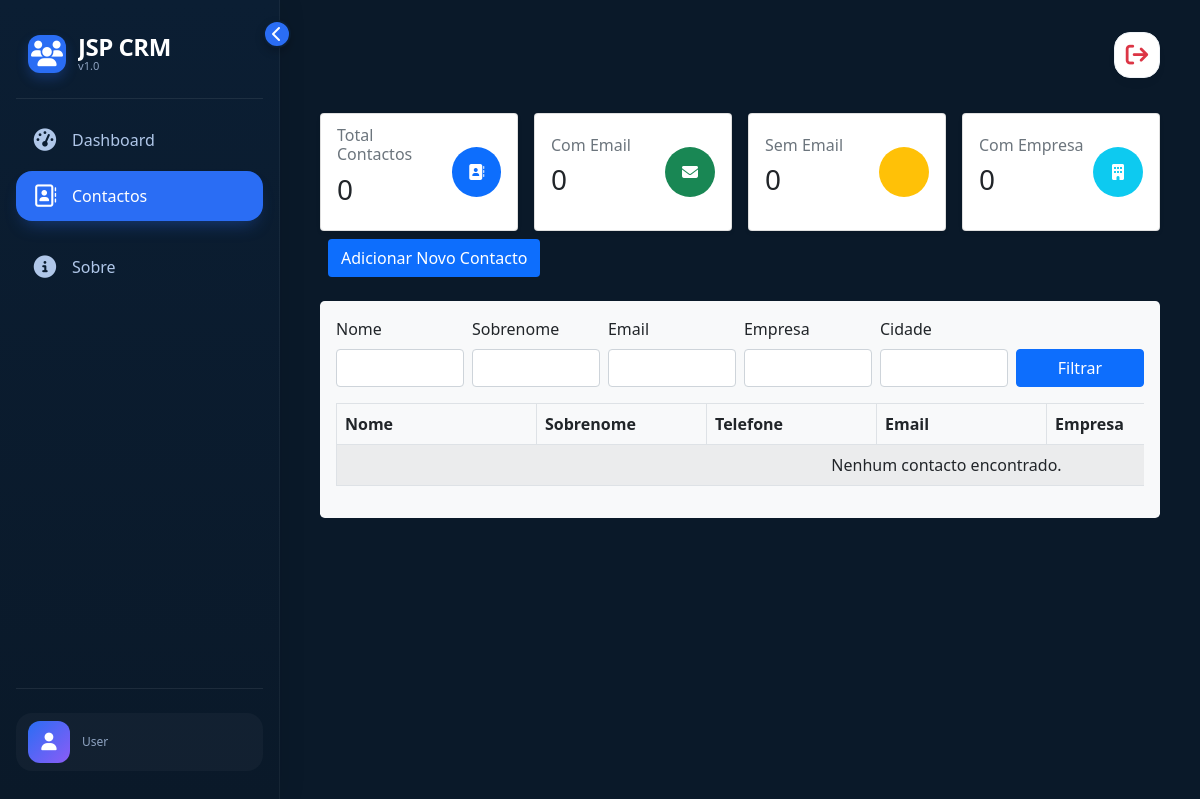
Before: /pt/contactos/list/ with the older database file.
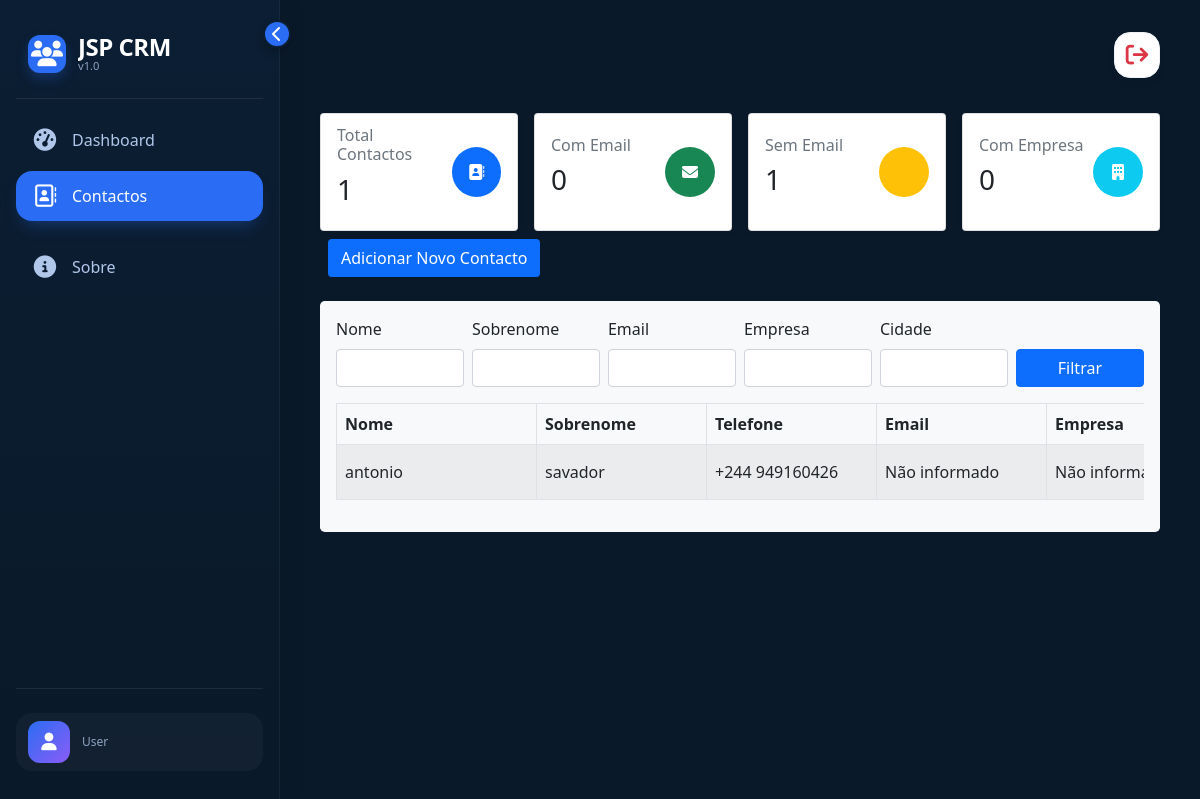
After: the same page with the newer database file.
### contacts/models.py (models this page shows, shortened)
class Contact(models.Model):
    name = models.CharField(max_length=100)
    surname = models.CharField(max_length=100)
    phone = models.CharField(max_length=20)
    email = models.EmailField(max_length=100, null=True, blank=True)
    company = models.EmailField(max_length=100, null=True, blank=True)
    job_title = models.CharField(max_length=100, null=True, blank=True)
    address = models.TextField(max_length=100, null=True, blank=True)
    city = models.CharField(max_length=100, null=True, blank=True)
    state = models.CharField(max_length=100, null=True, blank=True)
    country = models.CharField(max_length=100, null=True, blank=True)
    postal_code = models.CharField(max_length=100, null=True, blank=True)
    assigned_to = models.ForeignKey(
        User, on_delete=models.DO_NOTHING, related_name="cliente"
    )
    created_by = models.ForeignKey(
        User, on_delete=models.DO_NOTHING, related_name="clientes"
    )
    created_at = models.DateTimeField(auto_now_add=True)
    updated_at = models.DateTimeField(auto_now_add=True)

### contacts/views.py (the view)
# urls.py: path("list/", views.list_contacts, name="list"),
def list_contacts(request):
    contacts_qs = Contact.objects.all()
    contact_filter = ContactFilter(request.GET, queryset=contacts_qs)
    filtered_contacts = contact_filter.qs
    form = ContactForm()
    context = {
        'form': form,
        'contactos': filtered_contacts,
        'filter': contact_filter,
        'contacts_count': filtered_contacts.count(),
        'contacts_with_email': filtered_contacts.filter(email__isnull=False).exclude(email='').count(),
        'contacts_without_email': filtered_contacts.filter(Q(email__isnull=True) | Q(email='')).count(),
        'contacts_with_company': filtered_contacts.filter(company__isnull=False).exclude(company='').count(),
    }
    return render(request, 'list_contacts.html', context)

### contacts/form.py
class ContactForm(forms.ModelForm):
    class Meta:
        model = Contact
        fields = "__all__"

### contacts/templates/list_contacts.html (shortened to what this page needs)
{% extends "base.html" %}
{% load i18n %}
{% block contact_page %}active{% endblock contact_page %}
{% block content %}
 <section>
    <div class="row g-3">
        <div class="col-12 col-md-6 col-lg-3">
            <div class="card shadow-sm h-100">
                <div class="card-body d-flex justify-content-between align-items-center">
                    <div>
                        <h6 class="card-subtitle text-muted">{% trans 'Total Contactos' %}</h6>
                        <h3 class="card-title mt-2">{{ contacts_count }}</h3>
                    </div>
                    <div class="bg-primary text-white rounded-circle d-flex justify-content-center align-items-center" style="width: 50px; height: 50px;">
                        <i class="fa-solid fa-address-book"></i>
                    </div>
                </div>
            </div>
        </div>
        <div class="col-12 col-md-6 col-lg-3">
            <div class="card shadow-sm h-100">
                <div class="card-body d-flex justify-content-between align-items-center">
                    <div>
                        <h6 class="card-subtitle text-muted">{% trans 'Com Email' %}</h6>
                        <h3 class="card-title mt-2">{{ contacts_with_email }}</h3>
                    </div>
                    <div class="bg-success text-white rounded-circle d-flex justify-content-center align-items-center" style="width: 50px; height: 50px;">
                        <i class="fa-solid fa-envelope"></i>
                    </div>
                </div>
            </div>
        </div>
        <div class="col-12 col-md-6 col-lg-3">
            <div class="card shadow-sm h-100">
                <div class="card-body d-flex justify-content-between align-items-center">
                    <div>
                        <h6 class="card-subtitle text-muted">{% trans 'Sem Email' %}</h6>
                        <h3 class="card-title mt-2">{{ contacts_without_email }}</h3>
                    </div>
                    <div class="bg-warning text-white rounded-circle d-flex justify-content-center align-items-center" style="width: 50px; height: 50px;">
                    </div>
                </div>
            </div>
        </div>
        <div class="col-12 col-md-6 col-lg-3">
            <div class="card shadow-sm h-100">
                <div class="card-body d-flex justify-content-between align-items-center">
                    <div>
                        <h6 class="card-subtitle text-muted">{% trans 'Com Empresa' %}</h6>
                        <h3 class="card-title mt-2">{{ contacts_with_company }}</h3>
                    </div>
                    <div class="bg-info text-white rounded-circle d-flex justify-content-center align-items-center" style="width: 50px; height: 50px;">
                        <i class="fa-solid fa-building"></i>
                    </div>
                </div>
            </div>
        </div>
    </div>
    <div class="p-2">
        <button class="btn bg-primary text-white">{% trans 'Adicionar Novo Contacto' %}</button>
    </div>
 </section>
<section class='bg-light rounded-3 mt-3 p-3'>
    <form method="get" class="row g-2 mb-3">
        <div class="col-md-2">
            <label class="form-label">{{ filter.form.name.label }}</label>
            {{ filter.form.name }}
        </div>
        <div class="col-md-2">
            <label class="form-label">{{ filter.form.surname.label }}</label>
            {{ filter.form.surname }}
        </div>
        <div class="col-md-2">
            <label class="form-label">{{ filter.form.email.label }}</label>
            {{ filter.form.email }}
        </div>
        <div class="col-md-2">
            <label class="form-label">{{ filter.form.company.label }}</label>
            {{ filter.form.company }}
        </div>
        <div class="col-md-2">
            <label class="form-label">{{ filter.form.city.label }}</label>
            {{ filter.form.city }}
        </div>
        <div class="col-md-2 d-flex align-items-end">
            <button type="submit" class="btn btn-primary w-100">{% trans 'Filtrar' %}</button>
        </div>
    </form>
    <div class="table-responsive">
        <table class="table table-striped table-bordered align-middle contacts-table">
            <thead>
                <tr>
                    <th>{% trans 'Nome' %}</th>
                    <th>{% trans 'Sobrenome' %}</th>
                    <th>{% trans 'Telefone' %}</th>
                    <th>{% trans 'Email' %}</th>
                    <th>{% trans 'Empresa' %}</th>
                </tr>
            </thead>
            <tbody>
{% for contact in contactos %}
                    <tr>
                        <td>{{ contact.name }}</td>
                        <td>{{ contact.surname }}</td>
                        <td>{{ contact.phone }}</td>
                        <td>{{ contact.email|default_if_none:"Não informado" }}</td>
                        <td>{{ contact.company|default_if_none:"Não informado" }}</td>
                    </tr>
{% empty %}
                <tr>
                    <td colspan="15" class="text-center">{% trans 'Nenhum contacto encontrado.' %}</td>
                </tr>
{% endfor %}
            </tbody>
        </table>
    </div>
</section>
{% endblock content %}

### templates/base.html (shortened to what this page needs)
{% load static %}
{% load i18n %}
{% load crispy_forms_tags %}
<!doctype html>
<html lang="pt">
  <head>
    <link
      rel="stylesheet"
      href="{% static '/bootstrap/css/bootstrap.min.css' %}"
    />
    <link rel="stylesheet" href="{% static '/fontawesome/css/all.min.css' %}" />
    <link rel="stylesheet" href="{% static 'base/css/main.css' %}" />
  </head>
  <body>
    <aside class="dashboard-sidebar" id="dashboardSidebar">
      <div
        class="sidebar-toggle"
        id="sidebarToggle"
        data-bs-toggle="tooltip"
        data-bs-placement="right"
        title="Expandir/Recolher sidebar"
      >
        <i class="fas fa-chevron-left"></i>
      </div>
      <div class="sidebar-inner">
        <div class="sidebar-brand">
          <div class="brand-icon">
        <i class="fa-solid fa-users"></i>
          </div>
          <div class="brand-text-wrapper">
            <div class="brand-text">JSP CRM</div>
            <div class="brand-sub">v1.0</div>
          </div>
        </div>
        <ul class="nav-menu">
          <li class="nav-item-custom">
            <a
              href="{% url 'dashboard:home' %}"
              class="nav-link-custom {% block dasboard_page %}{% endblock dasboard_page %}"
              data-bs-toggle="tooltip"
              data-bs-placement="right"
              title="Visão geral e análises"
            >
              <i class="fas fa-gauge-high"></i>
              <span>Dashboard</span>
            </a>
          </li>
           <li class="nav-item-custom">
            <a
              href="{% url 'contacts:list' %}"
              class="nav-link-custom {% block contact_page %} {% endblock contact_page %}"
              data-bs-toggle="tooltip"
              data-bs-placement="right"
              title="{% trans 'Contactos' %}"
            >
              <i class="fa-regular fa-address-book"></i>
              <span>{% trans 'Contactos' %}</span>
            </a>
          </li>
          <li class="nav-item-custom mt-3">
            <a
              href=""
              class="nav-link-custom  {% block sobre_page %}{% endblock sobre_page %}"
              data-bs-toggle="tooltip"
              data-bs-placement="right"
              title="Sobre"
            >
             <i class="fa-solid fa-circle-info"></i>
              <span>Sobre</span>
            </a>
          </li>
        </ul>
        <div class="sidebar-footer">
          <div
            class="user-profile"
            data-bs-toggle="tooltip"
            data-bs-placement="right"
            title="{{user.username}}"
          >
            <div class="user-avatar"><i class="fa-solid fa-user"></i></div>
            <div class="user-info">
              <div class="user-role">User</div>
            </div>
          </div>
        </div>
      </div>
    </aside>
    <main class="main-wrapper" id="mainWrapper">
      <div class="dashboard-topbar">
        <div class="header-actions">
            <a
              class="icon-btn text-danger"
              data-bs-toggle="tooltip"
              data-bs-placement="bottom"
              title="Logout"
              href="{% url 'acconts:logout' %}"
              style="text-decoration: none;"
            >
              <i class="fa-solid fa-arrow-right-from-bracket" ></i>
            </a>
          </div>
        </div>
      {% block content %} {% endblock content %}
    </main>
  </body>
</html>

### templates/static/base/css/main.css (style rules this page uses)
* { margin: 0; padding: 0; box-sizing: border-box; }
body { background-color: #0a1929; overflow-x: hidden; }
a { text-decoration: none; }
.dashboard-sidebar { position: fixed; top: 0; left: 0; width: 280px; height: 100vh; background: linear-gradient(180deg, #0b1e33 0%, #0a1929 100%); box-shadow: 8px 0 20px rgba(0, 0, 0, 0.06); padding: 1.8rem 0; display: flex; flex-direction: column; transition: width 0.3s cubic-bezier(0.4, 0, 0.2, 1); z-index: 1040; border-right: 1px solid rgba(255, 255, 255, 0.05); }
.sidebar-inner { padding: 0 1rem; display: flex; flex-direction: column; height: 100%; overflow-y: auto; overflow-x: hidden; }
.sidebar-brand { display: flex; align-items: center; gap: 12px; padding: 0.25rem 0.75rem 1.5rem 0.75rem; margin-bottom: 1rem; border-bottom: 1px solid rgba(255, 255, 255, 0.08); position: relative; }
.brand-icon { background: #2a6df4; width: 38px; height: 38px; border-radius: 12px; display: flex; align-items: center; justify-content: center; box-shadow: 0 6px 12px rgba(42, 109, 244, 0.25); flex-shrink: 0; transition: all 0.3s; }
.brand-icon i { font-size: 1.6rem; color: white; }
.brand-text-wrapper { transition: opacity 0.2s, width 0.3s; overflow: hidden; white-space: nowrap; }
.brand-text { font-weight: 600; font-size: 1.5rem; letter-spacing: -0.02em; color: white; margin: 0; line-height: 1.2; }
.brand-sub { color: #8da2c0; font-size: 0.7rem; font-weight: 400; margin-top: -4px; }
.sidebar-toggle { position: absolute; right: -12px; top: 20px; width: 28px; height: 28px; background: #2a6df4; border: 2px solid #0b1e33; border-radius: 50%; display: flex; align-items: center; justify-content: center; color: white; cursor: pointer; transition: all 0.3s; z-index: 1050; box-shadow: 0 4px 8px rgba(0, 0, 0, 0.2); }
.sidebar-toggle i { font-size: 1rem; transition: transform 0.3s; }
.nav-menu { flex: 1; display: flex; flex-direction: column; gap: 6px; list-style: none; padding: 0; margin: 0; }
.nav-item-custom { list-style: none; }
.nav-link-custom { display: flex; align-items: center; gap: 14px; padding: 0.8rem 1rem; border-radius: 16px; color: #b0c7e9; font-weight: 500; text-decoration: none; transition: all 0.2s cubic-bezier(0.23, 1, 0.32, 1); position: relative; background: transparent; border: none; width: 100%; text-align: left; white-space: nowrap; overflow: hidden; }
.nav-link-custom i { font-size: 1.4rem; min-width: 26px; text-align: center; transition: all 0.2s; }
.nav-link-custom span { transition: opacity 0.2s; }
.nav-link-custom.active { background: #2a6df4; color: white; box-shadow: 0 10px 18px -8px rgba(42, 109, 244, 0.4); }
.nav-link-custom.active i { color: white; }
.sidebar-footer { margin-top: auto; padding-top: 1.5rem; border-top: 1px solid rgba(255, 255, 255, 0.08); }
.user-profile { display: flex; align-items: center; gap: 12px; padding: 0.5rem 0.75rem; border-radius: 16px; background: rgba(255, 255, 255, 0.03); cursor: pointer; transition: all 0.2s; }
.user-avatar { width: 42px; height: 42px; background: linear-gradient(135deg, #2a6df4, #8b5cf6); border-radius: 12px; display: flex; align-items: center; justify-content: center; color: white; font-weight: 600; font-size: 1.1rem; flex-shrink: 0; }
.user-info { transition: opacity 0.2s; overflow: hidden; }
.user-role { color: #8da2c0; font-size: 0.75rem; margin: 0; }
.main-wrapper { margin-left: 280px; padding: 2rem 2.5rem; min-height: 100vh; transition: margin-left 0.3s cubic-bezier(0.4, 0, 0.2, 1); }
.dashboard-topbar { display: flex; align-items: center; justify-content: space-between; margin-bottom: 2.2rem; flex-wrap: wrap; gap: 1rem; }
.header-actions { display: flex; align-items: center; gap: 1rem; }
.icon-btn { background: white; border: none; width: 46px; height: 46px; border-radius: 16px; display: flex; align-items: center; justify-content: center; box-shadow: 0 6px 12px rgba(0, 0, 0, 0.02); color: #3b4a62; font-size: 1.4rem; transition: all 0.2s; border: 1px solid #eef2f6; }

### contacts/templates/list_contacts.html (style rules this page uses)
.contacts-table th, .contacts-table td { min-width: 170px; white-space: nowrap; }
.contacts-table th:first-child, .contacts-table td:first-child { min-width: 200px; }

Changed rows visible on the page:
added Contact: name "antonio", surname "savador", phone "+244 949160426", email "Não informado", company "Não…"
Other visible differences:
{{ contacts_count }}: "0" → "1"
{{ contacts_without_email }}: "0" → "1"
text no longer shown: "Nenhum contacto encontrado."
